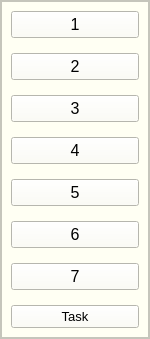
        <widget class="QFrame" name="left_body">
         <property name="minimumSize">
          <size>
           <width>150</width>
           <height>0</height>
          </size>
         </property>
         <property name="maximumSize">
          <size>
           <width>150</width>
           <height>16777215</height>
          </size>
         </property>
         <property name="styleSheet">
          <string notr="true">background:rgb(255, 255, 243);</string>
         </property>
         <property name="frameShape">
          <enum>QFrame::StyledPanel</enum>
         </property>
         <property name="frameShadow">
          <enum>QFrame::Raised</enum>
         </property>
         <layout class="QVBoxLayout" name="verticalLayout_2" stretch="0">
          <property name="spacing">
           <number>0</number>
          </property>
          <property name="leftMargin">
           <number>0</number>
          </property>
          <property name="topMargin">
           <number>0</number>
          </property>
          <property name="rightMargin">
           <number>0</number>
          </property>
          <property name="bottomMargin">
           <number>0</number>
          </property>
          <item alignment="Qt::AlignTop">
           <widget class="QFrame" name="frame">
            <property name="frameShape">
             <enum>QFrame::StyledPanel</enum>
            </property>
            <property name="frameShadow">
             <enum>QFrame::Raised</enum>
            </property>
            <layout class="QVBoxLayout" name="verticalLayout_6">
             <property name="spacing">
              <number>15</number>
             </property>
             <item>
              <widget class="QPushButton" name="first">
               <property name="font">
                <font>
                 <pointsize>12</pointsize>
                </font>
               </property>
               <property name="text">
                <string>1</string>
               </property>
              </widget>
             </item>
             <item>
              <widget class="QPushButton" name="second">
               <property name="font">
                <font>
                 <pointsize>12</pointsize>
                </font>
               </property>
               <property name="text">
                <string>2</string>
               </property>
              </widget>
             </item>
             <item>
              <widget class="QPushButton" name="third">
               <property name="font">
                <font>
                 <pointsize>12</pointsize>
                </font>
               </property>
               <property name="text">
                <string>3</string>
               </property>
              </widget>
             </item>
             <item>
              <widget class="QPushButton" name="forth">
               <property name="font">
                <font>
                 <pointsize>12</pointsize>
                </font>
               </property>
               <property name="text">
                <string>4</string>
               </property>
              </widget>
             </item>
             <item>
              <widget class="QPushButton" name="fifth">
               <property name="font">
                <font>
                 <pointsize>12</pointsize>
                </font>
               </property>
               <property name="text">
                <string>5</string>
               </property>
              </widget>
             </item>
             <item>
              <widget class="QPushButton" name="six">
               <property name="font">
                <font>
                 <pointsize>12</pointsize>
                </font>
               </property>
               <property name="text">
                <string>6</string>
               </property>
              </widget>
             </item>
             <item>
              <widget class="QPushButton" name="seven">
               <property name="font">
                <font>
                 <pointsize>12</pointsize>
                </font>
               </property>
               <property name="text">
                <string>7</string>
               </property>
              </widget>
             </item>
             <item>
              <widget class="QPushButton" name="task_but">
               <property name="font">
                <font>
                 <pointsize>10</pointsize>
                </font>
               </property>
               <property name="text">
                <string>Task</string>
               </property>
              </widget>
             </item>
            </layout>
           </widget>
          </item>
         </layout>
        </widget>
